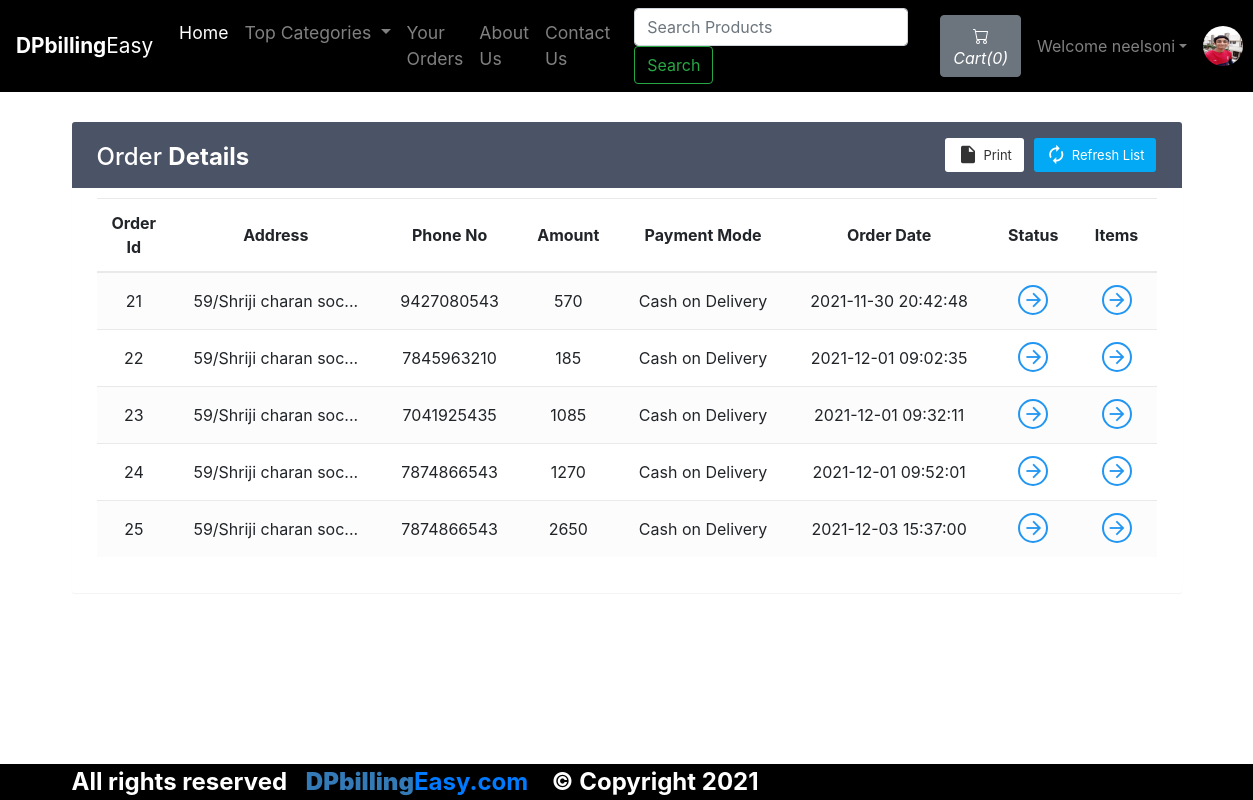
The page /viewOrder.php (signed in) on the database its author committed.
### tables this page shows
CREATE TABLE `orders` (
  `orderId` int(21) NOT NULL,
  `username1` varchar(21) NOT NULL,
  `userId` int(21) NOT NULL,
  `address` varchar(255) NOT NULL,
  `zipCode` int(21) NOT NULL,
  `phoneNo` bigint(21) NOT NULL,
  `amount` int(200) NOT NULL,
  `paymentMode` enum('0','1') NOT NULL DEFAULT '0' COMMENT '0=cash on delivery, \r\n1=online ',
  `orderStatus` enum('0','1','2','3','4','5','6') NOT NULL DEFAULT '0' COMMENT '0=Order Placed.\r\n1=Order Confirmed.\r\n2=Preparing your Order.\r\n3=Your order is on the way!\r\n4=Order Delivered.\r\n5=Order Denied.\r\n6=Order Cancelled.',
  `orderDate` datetime NOT NULL DEFAULT current_timestamp()
);

### viewOrder.php (the view, shortened to what this page needs)
<!doctype html>
<html lang="en">
<head>
    <link rel="stylesheet" href="https://stackpath.bootstrapcdn.com/bootstrap/4.5.0/css/bootstrap.min.css">
    <link rel="stylesheet" href="https://use.fontawesome.com/releases/v5.7.2/css/all.css">
</head>
<body >
    <?php include 'partials/_dbconnect.php';?>
    <?php include 'partials/_nav.php';?>
    <?php
    if($loggedin){
    ?>
    <div class="container">
        <div class="table-wrapper" id="empty">
            <div class="table-title">
                <div class="row">
                    <div class="col-sm-4">
                        <h2>Order <b>Details</b></h2>
                    </div>
                    <div class="col-sm-8">
                        <a href="" class="btn btn-primary"><i class="material-icons">&#xE863;</i> <span>Refresh List</span></a>
                        <a href="#" onclick="window.print()" class="btn btn-info"><i class="material-icons">&#xE24D;</i> <span>Print</span></a>
                    </div>
                </div>
            </div>
            <table class="table table-striped table-hover text-center">
                <thead>
                    <tr>
                        <th>Order Id</th>
                        <th>Address</th>
                        <th>Phone No</th>
                        <th>Amount</th>
                        <th>Payment Mode</th>
                        <th>Order Date</th>
                        <th>Status</th>
                        <th>Items</th>
                    </tr>
                </thead>
                <tbody>
                    <?php
                        $sql = "SELECT * FROM `orders` WHERE `userId`= $userId";
                        $result = mysqli_query($conn, $sql);
                        while($row = mysqli_fetch_assoc($result)){
                            $orderId = $row['orderId'];
                            $address = $row['address'];
                            $phoneNo = $row['phoneNo'];
                            $amount = $row['amount'];
                            $orderDate = $row['orderDate'];
                            $paymentMode = $row['paymentMode'];
                            if($paymentMode == 0) {
                                $paymentMode = "Cash on Delivery";
                            }
                            else {
                                $paymentMode = "Online";
                            }
                            echo '<tr>
                                    <td>' . $orderId . '</td>
                                    <td>' . substr($address, 0, 20) . '...</td>
                                    <td>' . $phoneNo . '</td>
                                    <td>' . $amount . '</td>
                                    <td>' . $paymentMode . '</td>
                                    <td>' . $orderDate . '</td>
                                    <td><a href="#" data-toggle="modal" data-target="#orderStatus' . $orderId . '" class="view"><i class="material-icons">&#xE5C8;</i></a></td>
                                    <td><a href="#" data-toggle="modal" data-target="#orderItem' . $orderId . '" class="view" title="View Details"><i class="material-icons">&#xE5C8;</i></a></td>
                                </tr>';
                        }
                            ?>
                </tbody>
            </table>
        </div>
    </div>
    <?php
    }
    else {
        echo '<div class="container" style="min-height : 610px;">
        <div class="alert alert-info my-3">
            <font style="font-size:22px"><center>Check your Order. You need to <strong><a class="alert-link" data-toggle="modal" data-target="#loginModal">Login</a></strong></center></font>
        </div></div>';
    }
    ?>
    <?php
    require 'partials/_footer.php';?>
  </body>
</html>

### viewOrder.php (style rules this page uses)
body { min-height:100vh; display: flex; flex-direction: column; }
.table-wrapper { background: #fff; padding: 20px 25px; margin: 30px auto; border-radius: 3px; box-shadow: 0 1px 1px rgba(0,0,0,.05); }
.table-wrapper .btn { float: right; color: #333; background-color: #fff; border-radius: 3px; border: none; outline: none !important; margin-left: 10px; }
.table-wrapper .btn.btn-primary { color: #fff; background: #03A9F4; }
.table-title .btn { font-size: 13px; border: none; }
.table-title .btn i { float: left; font-size: 21px; margin-right: 5px; }
.table-title .btn span { float: left; margin-top: 2px; }
.table-title { color: #fff; background: #4b5366; padding: 16px 25px; margin: -20px -25px 10px; border-radius: 3px 3px 0 0; }
.table-title h2 { margin: 5px 0 0; font-size: 24px; }
table.table tr th, table.table tr td { border-color: #e9e9e9; padding: 12px 15px; vertical-align: middle; }
table.table tr th:first-child { width: 60px; }
table.table tr th:last-child { width: 80px; }
table.table-striped tbody tr:nth-of-type(odd) { background-color: #fcfcfc; }
table.table td a { font-weight: bold; color: #566787; display: inline-block; text-decoration: none; }
table.table td a.view { width: 30px; height: 30px; color: #2196F3; border: 2px solid; border-radius: 30px; text-align: center; }
table.table td a.view i { font-size: 22px; margin: 2px 0 0 1px; }
table { counter-reset: section; }

### rows shown on the page
orders: orderId "21", address "59/Shriji charan soc", phoneNo "9427080543", amount "570", paymentMode "Cash on Delivery", orderDate "2021-11-30 20:42:48"
orders: orderId "22", address "59/Shriji charan soc", phoneNo "7845963210", amount "185", paymentMode "Cash on Delivery", orderDate "2021-12-01 09:02:35"
orders: orderId "23", address "59/Shriji charan soc", phoneNo "7041925435", amount "1085", paymentMode "Cash on Delivery", orderDate "2021-12-01 09:32:11"
orders: orderId "24", address "59/Shriji charan soc", phoneNo "7874866543", amount "1270", paymentMode "Cash on Delivery", orderDate "2021-12-01 09:52:01"
orders: orderId "25", address "59/Shriji charan soc", phoneNo "7874866543", amount "2650", paymentMode "Cash on Delivery", orderDate "2021-12-03 15:37:00"

### other values the page prints
$count "0"
$username "neelsoni"
